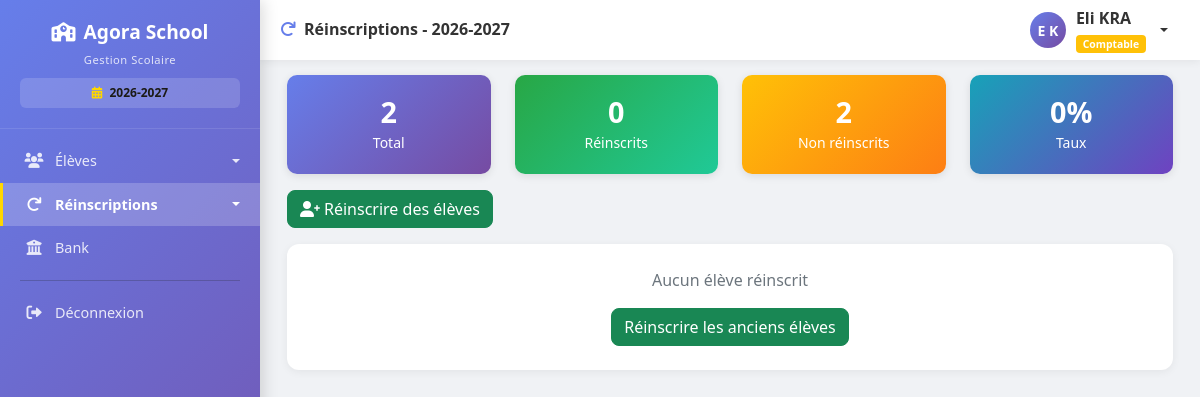
Page /reinscriptions (signed in) on the committed database.
### models.py (models this page shows, shortened)
class Parametre(db.Model):
    __tablename__ = 'parametres'
    id = db.Column(db.Integer, primary_key=True)
    cle = db.Column(db.String(100), unique=True, nullable=False)
    valeur = db.Column(db.String(500))
    description = db.Column(db.String(200))
    date_modification = db.Column(db.DateTime, default=datetime.utcnow, onupdate=datetime.utcnow)

class User(UserMixin, db.Model):
    __tablename__ = 'users'
    id = db.Column(db.Integer, primary_key=True)
    username = db.Column(db.String(80), unique=True, nullable=False, index=True)
    password_hash = db.Column(db.String(200), nullable=False)
    nom = db.Column(db.String(100), nullable=False)
    prenom = db.Column(db.String(100), nullable=False)
    role = db.Column(db.String(20), default='user')  # admin, comptable, user
    actif = db.Column(db.Boolean, default=True)
    created_at = db.Column(db.DateTime, default=datetime.utcnow)
    last_login = db.Column(db.DateTime, nullable=True)
    @property
    def nom_complet(self):
        return f"{self.prenom} {self.nom}"

### routes.py (the view)
@app.route('/reinscriptions')
@login_required
def liste_reinscriptions():
    if current_user.role not in ['admin', 'comptable']:
        flash('Accès non autorisé', 'danger')
        return redirect(url_for('liste_eleves'))
    annee_active = get_annee_active()
    eleves_reinscrits = Eleve.query.filter_by(reinscrit=True, annee_scolaire=annee_active)\
                                    .order_by(Eleve.date_reinscription.desc()).all()
    total = Eleve.query.filter_by(actif=True).count()
    reinscrits = len(eleves_reinscrits)
    non_reinscrits = total - reinscrits
    return render_template('reinscriptions/liste.html',
                         eleves_reinscrits=eleves_reinscrits,
                         annee_active=annee_active,
                         annees=get_annees_scolaires(),
                         total=total,
                         reinscrits=reinscrits,
                         non_reinscrits=non_reinscrits)

### app.py (called while the page is built)
@app.after_request
def close_db_connection(response):
    try:
        db.session.close()
    except:
        pass
    return response

### routes.py (called while the page is built)
@login_manager.user_loader
def load_user(user_id):
    return User.query.get(int(user_id))

def get_parametre(cle, default=None):
    param = Parametre.query.filter_by(cle=cle).first()
    return param.valeur if param else default

def get_annees_scolaires():
    annees_str = get_parametre('annees_scolaires', '2024-2025,2025-2026,2026-2027')
    return [a.strip() for a in annees_str.split(',') if a.strip()]

def get_annee_active():
    return get_parametre('annee_scolaire_active', '2025-2026')

@app.context_processor
def injecter_parametres_ecole():
    try:
        params = Parametre.query.all()
        parametres = {p.cle: p.valeur for p in params}
    except:
        parametres = {}
    defaults = {
        'nom_ecole': 'GS LAUREADES',
        'devise': 'FCFA',
        'annee_scolaire': '2024-2025',
        'adresse_ecole': '',
        'telephone_ecole': '',
        'email_notification': ''
    }
    for key, value in defaults.items():
        if key not in parametres or not parametres[key]:
            parametres[key] = value
    return dict(parametres_ecole=parametres)

### templates/reinscriptions/liste.html (shortened to what this page needs)
{% extends "base.html" %}
{% block page_title %}
<i class="fas fa-redo me-2" style="color: #667eea;"></i>Réinscriptions - {{ annee_active }}
{% endblock %}
{% block content %}
<div class="container-fluid">
    <div class="row mb-3">
        <div class="col-md-3">
            <div class="stat-card" style="background: linear-gradient(135deg, #667eea, #764ba2);">
                <h3>{{ total }}</h3><small>Total</small>
            </div>
        </div>
        <div class="col-md-3">
            <div class="stat-card" style="background: linear-gradient(135deg, #28a745, #20c997);">
                <h3>{{ reinscrits }}</h3><small>Réinscrits</small>
            </div>
        </div>
        <div class="col-md-3">
            <div class="stat-card" style="background: linear-gradient(135deg, #ffc107, #fd7e14);">
                <h3>{{ non_reinscrits }}</h3><small>Non réinscrits</small>
            </div>
        </div>
        <div class="col-md-3">
            <div class="stat-card" style="background: linear-gradient(135deg, #17a2b8, #6f42c1);">
                <h3>{{ "{:.0f}".format((reinscrits / total * 100) if total > 0 else 0) }}%</h3><small>Taux</small>
            </div>
        </div>
    </div>
    <div class="mb-3">
        <a href="{{ url_for('reinscrire_anciens') }}" class="btn btn-success">
            <i class="fas fa-user-plus me-1"></i>Réinscrire des élèves
        </a>
    </div>
    <div class="card">
        <div class="card-body p-0">
            {% if eleves_reinscrits|length > 0 %}
            <div class="table-responsive">
                <table class="table table-hover mb-0" id="reinscriptionsTable">
                    <thead style="background: linear-gradient(135deg, #667eea 0%, #764ba2 100%); color: white;">
                        <tr>
                            <th>Matricule</th>
                            <th>Élève</th>
                            <th>Classe</th>
                            <th>Date réinscription</th>
                            <th>Par</th>
                            <th class="text-center">Actions</th>
                        </tr>
                    </thead>
                    <tbody>
                        {% for eleve in eleves_reinscrits %}
                        <tr id="reinsRow{{ eleve.id }}">
                            <td><code>{{ eleve.matricule }}</code></td>
                            <td><strong>{{ eleve.nom_complet }}</strong></td>
                            <td><span class="badge bg-primary">{{ eleve.classe }}</span></td>
                            <td>{{ eleve.date_reinscription.strftime('%d/%m/%Y %H:%M') if eleve.date_reinscription else '-' }}</td>
                            <td>{{ eleve.reinscrit_par or '-' }}</td>
                            <td class="text-center">
                                <button class="btn btn-warning btn-sm"
                                        onclick="reverserReinscription({{ eleve.id }}, '{{ eleve.nom_complet }}')"
                                        title="Annuler la réinscription">
                                    <i class="fas fa-undo me-1"></i>Reverser
                                </button>
                            </td>
                        </tr>
                        {% endfor %}
                    </tbody>
                </table>
            </div>
            {% else %}
            <div class="text-center py-4">
                <p class="text-muted">Aucun élève réinscrit</p>
                <a href="{{ url_for('reinscrire_anciens') }}" class="btn btn-success">
                    Réinscrire les anciens élèves
                </a>
            </div>
            {% endif %}
        </div>
    </div>
</div>
{% endblock %}

### templates/base.html (shortened to what this page needs)
<!DOCTYPE html>
<html lang="fr">
<head>
    <link href="https://cdn.jsdelivr.net/npm/bootstrap@5.1.3/dist/css/bootstrap.min.css" rel="stylesheet">
    <link rel="stylesheet" href="https://cdnjs.cloudflare.com/ajax/libs/font-awesome/6.0.0/css/all.min.css">
    <link href="https://cdn.datatables.net/1.11.5/css/dataTables.bootstrap5.min.css" rel="stylesheet">
</head>
<body>
    <div class="app-layout">
        {% if current_user.is_authenticated %}
        <aside class="sidebar" id="sidebar">
            <div class="sidebar-logo">
                <h4><i class="fas fa-school me-2"></i>Agora School</h4>
                <small>Gestion Scolaire</small>
                {% set annee_active = parametres_ecole.get('annee_scolaire_active', '2025-2026') if parametres_ecole else '2025-2026' %}
                <div style="margin-top: 8px; padding: 6px 10px; background: rgba(255,255,255,0.15); border-radius: 6px; font-size: 0.75rem;">
                    <i class="fas fa-calendar-alt me-1" style="color: #ffd700;"></i>
                    <strong style="color: #1b1a16;">{{ annee_active }}</strong>
                </div>
            </div>
            <nav class="sidebar-nav">
                <div class="eleves-dropdown">
                    <a class="nav-link dropdown-toggle {% if request.endpoint == 'liste_eleves' %}active{% endif %}"
                       href="#" onclick="toggleSidebarDropdown(event, this)">
                        <i class="fas fa-users"></i> Élèves
                    </a>
                </div>
                {% if current_user.role in ['admin', 'comptable'] %}
                <div class="eleves-dropdown">
                    <a class="nav-link dropdown-toggle {% if request.endpoint in ['liste_reinscriptions', 'reinscrire_anciens'] %}active{% endif %}"
                       href="#" onclick="toggleSidebarDropdown(event, this)">
                        <i class="fas fa-redo"></i> Réinscriptions
                    </a>
                </div>
                {% endif %}
                {% if current_user.role in ['admin', 'comptable'] %}
                <a class="nav-link {% if request.endpoint == 'bank' %}active{% endif %}"
                   href="{{ url_for('bank') }}">
                    <i class="fas fa-university"></i> Bank
                </a>
                {% endif %}
                <hr>
                <a class="nav-link" href="{{ url_for('logout') }}">
                    <i class="fas fa-sign-out-alt"></i> Déconnexion
                </a>
            </nav>
        </aside>
        {% endif %}
        <main class="main-area">
            {% if current_user.is_authenticated %}
            <header class="topbar">
                <div class="d-flex align-items-center gap-2">
                    <h5>{% block page_title %}Gestion utilisateur{% endblock %}</h5>
                </div>
                <div class="dropdown">
                    <a href="#" class="user-dropdown dropdown-toggle" data-bs-toggle="dropdown" aria-label="Menu utilisateur">
                        <div class="user-avatar">
                            {{ current_user.prenom[0]|upper if current_user.prenom else current_user.username[0]|upper }}
                            {{ current_user.nom[0]|upper if current_user.nom else '' }}
                        </div>
                        <div class="d-none d-md-block text-start">
                            <strong>{{ current_user.nom_complet or current_user.username }}</strong>
                            <div>
                                <span class="badge bg-{{ 'primary' if current_user.role == 'admin' else 'warning' if current_user.role == 'comptable' else 'info' }}"
                                      style="font-size:0.65rem;">
                                    {{ current_user.role|capitalize }}
                                </span>
                            </div>
                        </div>
                    </a>
                </div>
            </header>
            {% endif %}
            <div class="page-content" id="pageContent">
                {% block content %}{% endblock %}
            </div>
        </main>
    </div>
</body>
</html>

### templates/base.html (style rules this page uses)
:root { --primary-gradient: linear-gradient(135deg, #667eea 0%, #764ba2 100%); --sidebar-width: 260px; --topbar-height: 60px; --safe-area-bottom: env(safe-area-inset-bottom, 20px); }
* { margin: 0; padding: 0; box-sizing: border-box; }
html, body { height: 100%; width: 100%; font-family: 'Segoe UI', Tahoma, Geneva, Verdana, sans-serif; background: #f0f2f5; }
body { overflow: hidden; }
.app-layout { display: flex; height: 100vh; height: 100dvh; width: 100%; }
.sidebar { width: var(--sidebar-width); min-width: var(--sidebar-width); height: 100vh; height: 100dvh; background: var(--primary-gradient); position: fixed; top: 0; left: 0; z-index: 1030; display: flex; flex-direction: column; box-shadow: 3px 0 15px rgba(0,0,0,0.15); transition: transform 0.3s ease; }
.sidebar-logo { padding: 20px; text-align: center; border-bottom: 1px solid rgba(255,255,255,0.1); flex-shrink: 0; }
.sidebar-logo h4 { font-size: 1.2rem; margin-bottom: 3px; color: white; font-weight: 700; }
.sidebar-logo small { font-size: 0.7rem; opacity: 0.8; color: white; letter-spacing: 0.5px; }
.sidebar-nav { flex: 1; overflow-y: auto; overflow-x: hidden; padding: 10px 0; -webkit-overflow-scrolling: touch; }
.sidebar .nav-link { color: rgba(255,255,255,0.85); padding: 11px 20px; font-size: 0.9rem; border-left: 3px solid transparent; transition: all 0.2s; display: flex; align-items: center; white-space: nowrap; text-decoration: none; cursor: pointer; }
.sidebar .nav-link.active { background: rgba(255,255,255,0.2); color: white; border-left-color: #ffd700; font-weight: 600; }
.sidebar .nav-link i { width: 22px; margin-right: 10px; text-align: center; font-size: 0.95rem; }
.eleves-dropdown { position: relative; }
.eleves-dropdown .dropdown-toggle::after { margin-left: auto; transition: transform 0.3s ease; }
.sidebar hr { margin: 10px 20px; border-color: rgba(255,255,255,0.15); }
.main-area { flex: 1; margin-left: var(--sidebar-width); height: 100vh; height: 100dvh; display: flex; flex-direction: column; overflow: hidden; background: #f0f2f5; }
.topbar { height: var(--topbar-height); min-height: var(--topbar-height); background: white; display: flex; align-items: center; justify-content: space-between; padding: 0 20px; box-shadow: 0 2px 8px rgba(0,0,0,0.06); z-index: 1020; flex-shrink: 0; }
.topbar h5 { margin: 0; font-weight: 600; color: #333; font-size: 1rem; }
.user-dropdown { display: flex; align-items: center; gap: 10px; padding: 6px 12px; border-radius: 8px; cursor: pointer; text-decoration: none; color: #333; transition: background 0.2s; }
.user-avatar { width: 36px; height: 36px; background: var(--primary-gradient); border-radius: 50%; display: flex; align-items: center; justify-content: center; color: white; font-weight: 700; font-size: 14px; flex-shrink: 0; }
.page-content { flex: 1; overflow-y: auto; overflow-x: hidden; padding: 15px; -webkit-overflow-scrolling: touch; padding-bottom: calc(15px + var(--safe-area-bottom)); }
.card { border-radius: 12px; border: none; box-shadow: 0 2px 8px rgba(0,0,0,0.06); margin-bottom: 15px; }
.btn { border-radius: 8px; transition: all 0.2s; }

### templates/reinscriptions/liste.html (style rules this page uses)
.stat-card { border-radius: 10px; padding: 20px; color: white; text-align: center; box-shadow: 0 2px 8px rgba(0,0,0,0.1); }
.stat-card h3 { margin: 0; font-size: 1.8rem; font-weight: 700; }

### rows in the picture
Parametre: valeur "2026-2027"
User: prenom "E", nom "K", prenom+nom "Eli KRA", role "Comptable"

### other values in the picture
{{ total }} "2"
{{ reinscrits }} "0"
{{ non_reinscrits }} "2"
{{ "{:.0f}".format((reinscrits / total * 100) if total > 0 else 0) }} "0"
